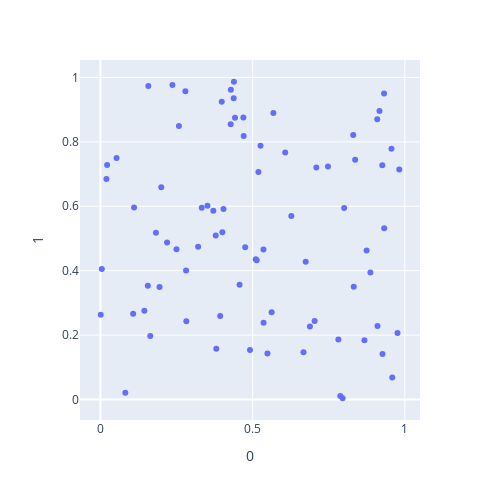

Notebook code for this chart:
### Code cell
G = nx.random_geometric_graph(80, 0.5)

nodes_, nodes_x, nodes_y = [],[],[]
for k, v in dict(G.nodes.data()).items():
    nodes_.append(v["pos"])
    nodes_x.append(v["pos"][0])
    nodes_y.append(v["pos"][1])

distance_matrix1 = dm(nodes_, nodes_).tolist()
px.scatter(pd.DataFrame(nodes_), x=0, y=1, width=500, height=500)
